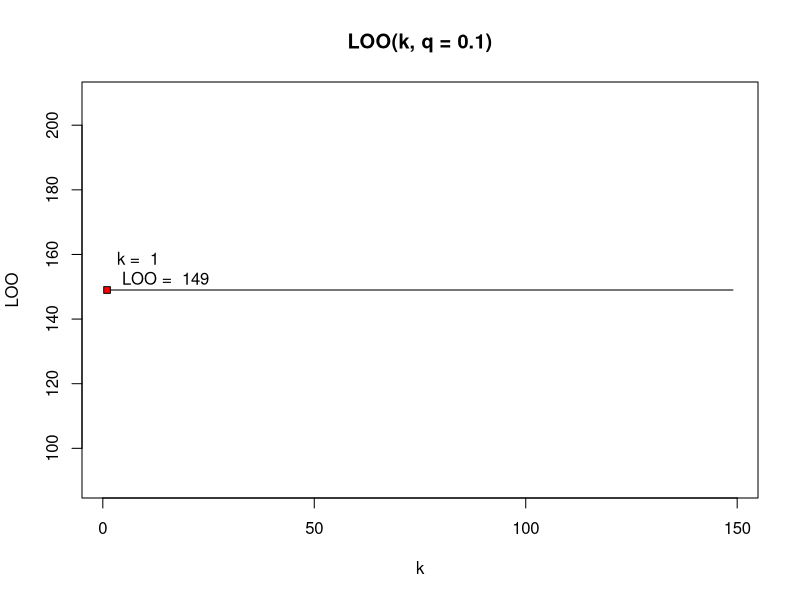

Here is the R script that generated this plot:
sortObjectsByDist = function(xl, z){
  
  l = dim(xl)[1];
  n = dim(xl)[2]-1;
  
  distances = matrix(NA, l, 2);
  
  for (i in 1:l){
    distances[i, ] = c(sqrt(sum((xl[i, 1:n] - z)^2)), xl[i, 3]);
  }
  
  orderedXl = distances[order(distances[, 1]),];
  
  return (orderedXl);
}

classif_kwNN = function(orderedXl, k, q){
  
  weightClasses = table(orderedXl[,2]);
  weightClasses[1:dim(weightClasses)] = 0
  
  for(j in 1:k){
    weightClasses[orderedXl[j,2]] = weightClasses[orderedXl[j,2]] + (orderedXl[j,1] * q^j);
    
  }
  
  class = names(which.max(weightClasses));
  
  return (class)
}

kwNN = function(xl, z, k, q){
  return(classif_kwNN(sortObjectsByDist(xl, z), k, q));
}

LOO = function(xl, sort = sortObjectsByDist, classification = classif_kwNN){
  q = 0.2;
  n = dim(xl)[1]-1;
  DataA = array(0,n);
  # print(n)
  for(i in 1:n){
    orderedXl = sort(xl[-i,], c(xl[i,1], xl[i,2]));
    
    for(k in 1:n){
      class = classification(orderedXl, k, q);
      if(class != c(xl[i,3])){
        
        #print(c(xl[i,3]))
        DataA[k] = DataA[k] + 1;
      }
    }
    print(i);
    print(DataA);
  }
  return (DataA)
}

xl = iris[,3:5];

DataA = LOO(xl);  
print(DataA);
plot(DataA, type ="l", main = "LOO(k, q = 0.1)", xlab = "k", ylab = "LOO")

x = which.min(DataA);
y = DataA[which.min(DataA)];

label = paste("k = ", x, "\n", "LOO = ", y)
text(x, y+5, label, pos = 4);
points(x, y,pch = 22 , bg = "red")
